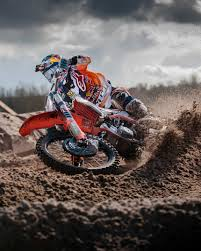
#> input picture motos.jpg, 201 x 251 px
$ jupyter execute P_09Correlacion.ipynb
#> lines starting #> are read from the running program, lines starting #| are printed output that depends on the picture
## Alejandro Carrillo Gómez

[cell 1]
# En opencv se puede calcular la correlación entre dos imágenes usando la función cv2.matchTemplate()
# y la función cv2.minMaxLoc() para encontrar el valor máximo y mínimo de la matriz de correlación.
# La función cv2.matchTemplate() devuelve una matriz de correlación de tamaño (W-w+1) x (H-h+1) donde W y H son las
# dimensiones de la imagen de entrada y w y h son las dimensiones de la plantilla.
# La función cv2.minMaxLoc() devuelve el valor máximo y mínimo de la matriz de correlación y sus coordenadas.
# La función cv2.threshold() devuelve un valor de umbral y una imagen binaria.
# La función cv2.findContours() devuelve una lista de contornos y una jerarquía de contornos.
# La función cv2.drawContours() dibuja los contornos en una imagen.
# La función cv2.boundingRect() devuelve los valores de x, y, ancho y alto de un rectángulo que contiene el contorno.
# La función cv2.rectangle() dibuja un rectángulo en una imagen.
# La función cv2.putText() dibuja un texto en una imagen.


import cv2 as cv
import numpy as np
from matplotlib import pyplot as plt

img = cv.imread('motos.jpg',0)
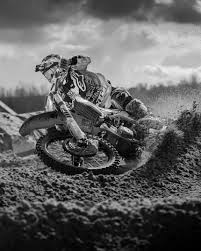
#> img: shape (251, 201); min 0, max 255, mean 96.6
img2 = img.copy()

[cell 2]
import cv2 as cv
import numpy as np
from matplotlib import pyplot as plt
img = cv.imread('motos.jpg',0)
img2 = img.copy()
template = cv.imread('motos_2.jpg',0)
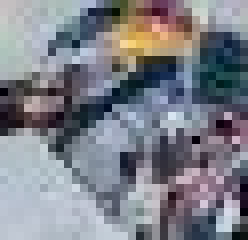
#> input picture motos_2.jpg, 31 x 30 px (shown 8 times larger)
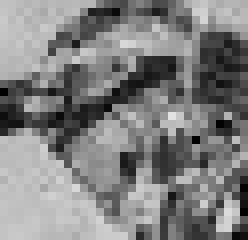
#> template: shape (30, 31) (shown 8 times larger); min 0, max 226, mean 127.8
w, h = template.shape[::-1]
#> w = 31; h = 30
# # Todos los 6 métodos de comparación en una lista
methods = ['cv.TM_CCOEFF', 'cv.TM_CCOEFF_NORMED', 'cv.TM_CCORR',
            'cv.TM_CCORR_NORMED', 'cv.TM_SQDIFF', 'cv.TM_SQDIFF_NORMED']
for meth in methods:
    img = img2.copy()
    method = eval(meth)
    # Aplicar coincidencia de plantilla o parche (matchTemplate)
    res = cv.matchTemplate(img,template,method)
    min_val, max_val, min_loc, max_loc = cv.minMaxLoc(res)
    # Si el método es TM_SQDIFF o TM_SQDIFF_NORMED, tomar mínimo
    if method in [cv.TM_SQDIFF, cv.TM_SQDIFF_NORMED]:
        top_left = min_loc
    else:
        top_left = max_loc
    bottom_right = (top_left[0] + w, top_left[1] + h)
    cv.rectangle(img,top_left, bottom_right, 255, 2)
    plt.subplot(121),plt.imshow(res,cmap = 'gray')
    plt.title('Matching Result'), plt.xticks([]), plt.yticks([])
    plt.subplot(122),plt.imshow(img,cmap = 'gray')
    plt.title('Detected Point'), plt.xticks([]), plt.yticks([])
    plt.suptitle(meth)
    plt.show()
    cv.imwrite("Res.jpg",res)
    cv.imshow("Resultado", res)
    cv.waitKey(0)
    cv.destroyAllWindows()
#> this loop made 6 passes
#> (min_val, max_val, min_loc, top_left, bottom_right) on passes 1 to 4: (-1003590.1, 2886102.2, (49, 110), (36, 55), (67, 85)), (-0.461, 0.997, (88, 54), (36, 55), (67, 85)), (483336.5, 24446356, (170, 221), (150, 51), (181, 81)), (0.546, 1, (170, 211), (36, 55), (67, 85))
#> (min_val, max_val, max_loc, top_left, bottom_right) on passes 5 to 6: (14988, 17145316, (170, 221), (36, 55), (67, 85)), (0.000829, 1, (44, 110), (36, 55), (67, 85))
#> pass 1, `res = cv.matchTemplate(img,template,method)`:
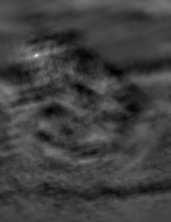
#> res: shape (222, 171) float32; min -1003590.1, max 2886102.2, mean -19029.1; drawn with min black and max white
#> pass 1, `plt.show()`:
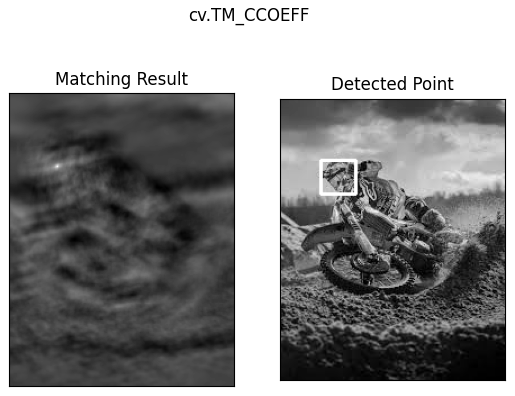
#> figure drawn by matplotlib, 2 panels
#> pass 1, `cv.imwrite("Res.jpg",res)`:
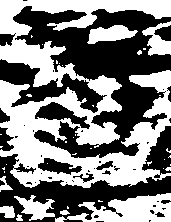
#> saved as Res.jpg: shape (222, 171); min 0, max 255, mean 125.4
#> pass 2, `res = cv.matchTemplate(img,template,method)`:
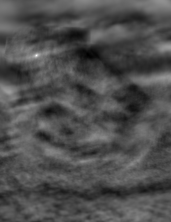
#> res: shape (222, 171) float32; min -0.461, max 0.997, mean -0.00774; drawn with min black and max white
#> pass 2, `plt.show()`:
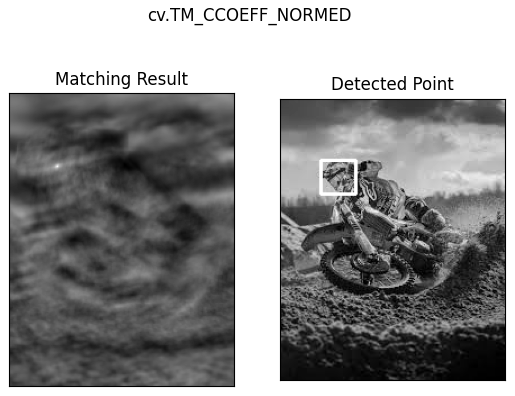
#> figure drawn by matplotlib, 2 panels
#> after the loop:
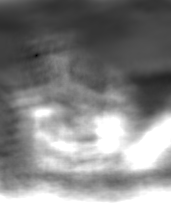
#> res: shape (222, 171) float32; min 0.000829, max 1, mean 0.552
